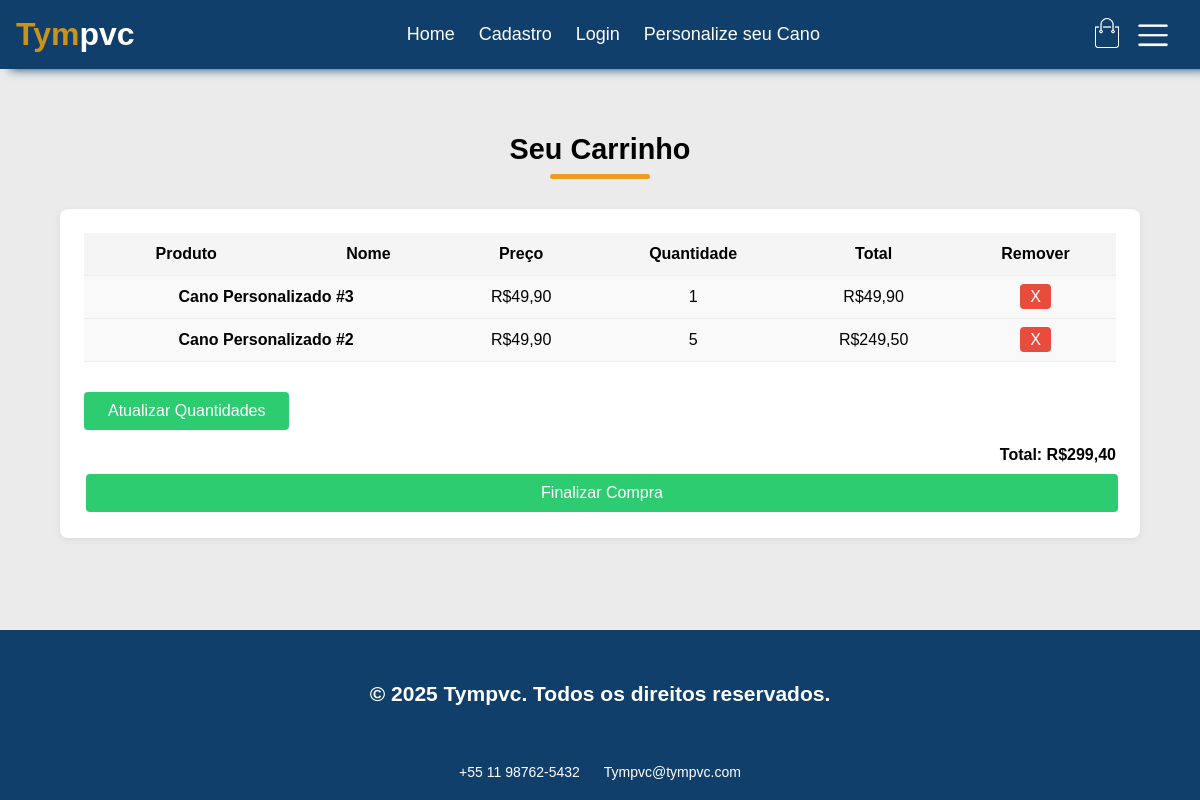
The page /php/carrinho.php (signed in) on the database its author committed.
### tables this page shows
CREATE TABLE `cano_personalizado` (
  `id` int(11) NOT NULL,
  `id_usuario` int(11) NOT NULL,
  `tipo` varchar(50) NOT NULL,
  `comprimento` int(11) NOT NULL,
  `diametro` int(11) NOT NULL,
  `cor` varchar(50) NOT NULL,
  `espessura` decimal(5,2) NOT NULL,
  `quantidade` int(11) NOT NULL,
  `criado_em` datetime DEFAULT current_timestamp()
);

### php/carrinho.php (the view, shortened to what this page needs)
<?php
$conn = new mysqli('localhost', 'root', '', 'pvc_projeto');
$id_usuario = $_SESSION['id_usuario'];
$stmt = $conn->prepare("SELECT * FROM cano_personalizado WHERE id_usuario = ? ORDER BY id DESC");
$stmt->bind_param("i", $id_usuario);
$stmt->execute();
$result = $stmt->get_result();
$canos = [];
while ($row = $result->fetch_assoc()) {
    $canos[] = $row;
}
?>
<!DOCTYPE html>
<html lang="pt-br">
<head>
    <link rel="stylesheet" href="../styles/globals.css">
</head>
<body>
    <div class="navbar show-menu">
        <div class="header-inner-content">
            <h1 class="logo">Tym<span>pvc</span></h1>
            <nav>
                <ul>
                    <li><a href="../index.html">Home</a></li>
                    <li><a href="cadastro.php">Cadastro</a></li>
                    <li><a href="login.php">Login</a></li>
                    <li><a href="PersCano.php">Personalize seu Cano</a></li>
                </ul>
            </nav>
            <div class="nav-icon-container">
                <a href="carrinho.php"><img src="../images/cart.png"></a>
                <a href="usuario.php"><img src="../images/menu.png" class="menu-button"></a>
            </div>
        </div>
    </div>
    <main>
        <div class="page-inner-content">
            <h3 class="section-title">Seu Carrinho</h3>
            <div class="subtitle-underline"></div>
            <div class="cart-table-container">
                <form method="post" action="carrinho.php">
                <table class="cart-table">
                    <thead>
                        <tr>
                            <th>Produto</th>
                            <th>Nome</th>
                            <th>Preço</th>
                            <th>Quantidade</th>
                            <th>Total</th>
                            <th>Remover</th>
                        </tr>
                    </thead>
                    <tbody>
                        <?php
                        $total = 0;
                        ?>
                        <?php
                        $preco_cano = 49.90;
                        if (!empty($canos)):
                            foreach ($canos as $cano):
                                $subtotal_cano = $preco_cano * $cano['quantidade'];
                                $total += $subtotal_cano;
                        ?>
                        <tr style="background:#f9f9f9; cursor:pointer;" onclick="document.getElementById('cano-<?= $cano['id'] ?>').style.display = (document.getElementById('cano-<?= $cano['id'] ?>').style.display === 'none' ? 'block' : 'none');">
                            <td colspan="2"><b>Cano Personalizado #<?= $cano['id'] ?></b></td>
                            <td>R$<?= number_format($preco_cano, 2, ',', '.') ?></td>
                            <td><?= htmlspecialchars($cano['quantidade']) ?></td>
                            <td>R$<?= number_format($subtotal_cano, 2, ',', '.') ?></td>
                            <td><a href="?remover_cano=<?= $cano['id'] ?>" class="remove-btn" style="color:#fff;background:#e74c3c;padding:4px 10px;border-radius:4px;text-decoration:none;" onclick="event.stopPropagation();">X</a></td>
                        </tr>
                        <?php
                            endforeach;
                        endif;
                        ?>
                    </tbody>
                </table>
                <button type="submit" class="checkout-btn" style="margin-bottom:16px;">Atualizar Quantidades</button>
                </form>
                <div class="cart-summary">
                    <h4>Total: <span>R$<?= number_format($total, 2, ',', '.') ?></span></h4>
                    <a href="../php/finalizar_compra.php"><button class="checkout-btn" >Finalizar Compra</button></a>
                </div>
            </div>
        </div>
    </main>
    <footer class="site-footer" id="Contato">
        <div class="footer-container">
            <br><br>
            <h2>&copy; 2025 Tympvc. Todos os direitos reservados.</h2>
            <br><br><br>
            <ul class="footer-links">
                <li>+55 11 98762-5432</li>
                <li>Tympvc@tympvc.com</li>
            </ul>
        </div>
    </footer>
</body>
</html>

### styles/globals.css (style rules this page uses)
* { box-sizing: border-box; padding: 0; margin: 0; }
html, body { height: 100%; margin: 0; }
body { display: flex; flex-direction: column; min-height: 100vh; font-family: 'Montserrat', sans-serif; }
main { flex: 1; background-color: #ffffff; }
.header-inner-content { max-width: 1300px; margin-left: auto; margin-right: auto; }
.navbar { background-color: #103f6b; padding: 1rem; position: sticky; top: 0; box-shadow: 10px 0px 10px #103f6b; z-index: 99; }
.navbar>div { display: flex; align-items: center; justify-content: space-between; position: relative; }
.navbar .header-inner-content nav ul { display: flex; list-style: none; gap: 1.5rem; }
.navbar .header-inner-content nav ul li { color: #fff; cursor: pointer; transition: all 0.2s; }
.logo { color: #ca931b; }
.logo span { color:#fff }
.nav-icon-container { display: flex; align-items: center; }
.nav-icon-container img { width: 30px; cursor: pointer; }
.nav-icon-container img:first-child { margin-right: 1rem; }
.menu-button { display: block; cursor: pointer; }
main { background-color: #ebebeb; }
.page-inner-content { max-width: 1080px; margin: 0 auto; }
.section-title { text-align: center; margin-top: 4rem; font-size: 1.8rem; }
.subtitle-underline { width: 100px; height: 5px; background: #f09c20; border-radius: 9999px; margin: 8px auto 0 auto; }
.site-footer { background-color: #103f6b; color: #fff; padding: 20px 0; text-align: center; font-size: 14px; }
.footer-container { max-width: 1000px; margin: 0 auto; padding: 0 20px; }
.footer-links { list-style: none; padding: 0; margin-top: 10px; }
.footer-links li { display: inline; margin: 0 10px; }
.navbar .header-inner-content nav ul li a { color: white; text-decoration: none; font-size: 18px; transition: 0.3s; }
a button { border-radius: 5px; border: none; color: white; background-color: #f09c20; padding: 10px; margin: 2px; position: relative; width:100%; }
.cart-table-container { margin-top: 30px; background: #fff; border-radius: 8px; padding: 24px; box-shadow: 0 2px 8px #0001; }
.cart-table { width: 100%; border-collapse: collapse; margin-bottom: 20px; }
.cart-table th, .cart-table td { padding: 12px 8px; text-align: center; border-bottom: 1px solid #eee; }
.cart-table th { background: #f5f5f5; }
.remove-btn { background: #e74c3c; color: #fff; border: none; border-radius: 4px; padding: 4px 10px; cursor: pointer; }
.cart-summary { text-align: right; }
.checkout-btn { background: #2ecc71; color: #fff; border: none; border-radius: 4px; padding: 10px 24px; font-size: 1rem; cursor: pointer; margin-top: 10px; }

### rows shown on the page
cano_personalizado: id "3", quantidade "1", quantidade "49,90"
cano_personalizado: id "2", quantidade "5", quantidade "249,50"

### other values the page prints
$total "299,40"
